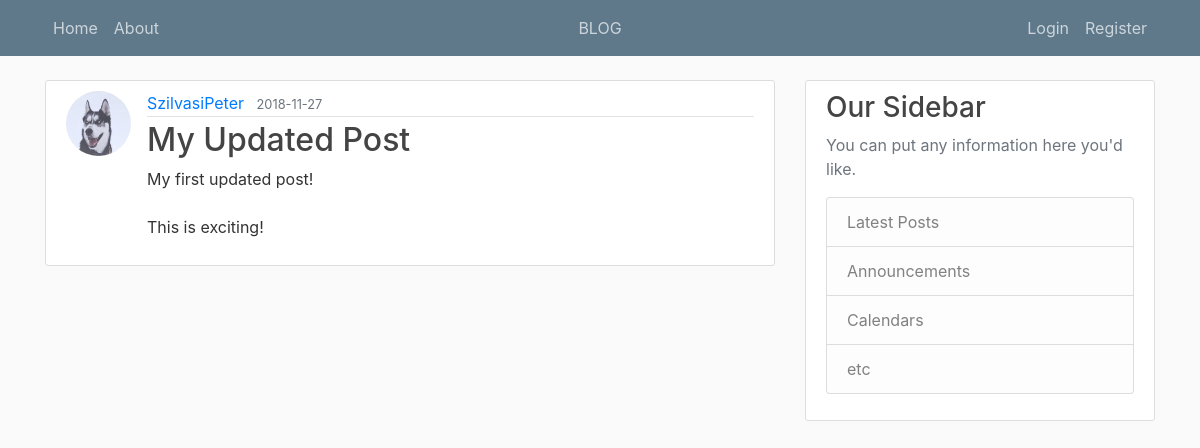
The app's page /blogpost/1, older data.
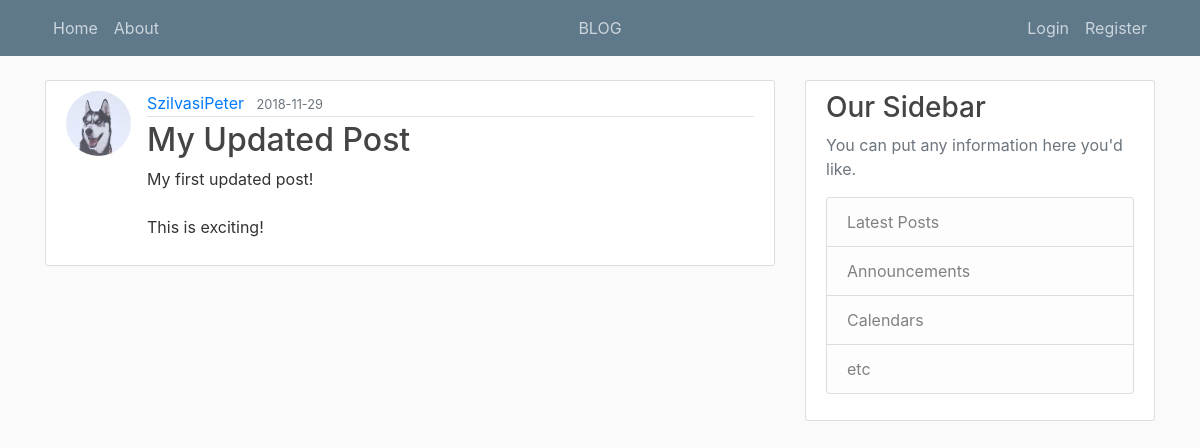
The same page, newer data.
### app/models.py (models this page shows, shortened)
class Post(db.Model):
	id = db.Column(db.Integer, primary_key=True)
	title = db.Column(db.String(100), nullable=False)
	date_posted = db.Column(db.DateTime, nullable=False, default=datetime.utcnow)
	content = db.Column(db.Text, nullable=False)
	user_id = db.Column(db.Integer, db.ForeignKey('user.id'), nullable=False)

### app/views.py (the view)
@app.route('/blogpost/<int:post_id>')
def post(post_id):
	post = Post.query.get_or_404(post_id) # We can use simple method: get() instead of get_or_404
	return render_template('post.html', title=post.title, post=post)

### app/templates/post.html (shortened to what this page needs)
{% extends "layout.html" %}
{% block content %}
	<article class="media content-section">
        <img class="rounded-circle article-img" src="{{ url_for('static', filename='profile_pics/' + post.author.image_file) }}">
        <div class="media-body">
          <div class="article-metadata">
            <a class="mr-2" href="{{ url_for('user_posts', username=post.author.username) }}">{{ post.author.username }}</a>
            <small class="text-muted">{{ post.date_posted.strftime('%Y-%m-%d') }}</small>
          </div>
          <h2 class="article-title">{{ post.title }}</h2>
          <p class="article-content">{{ post.content }}</p>
        </div>
	</article>
{% endblock content %}

Row changes from the older to the newer data that the page shows:
changed Post "My Updated Post": date_posted "2018-11-27" → "2018-11-29"
